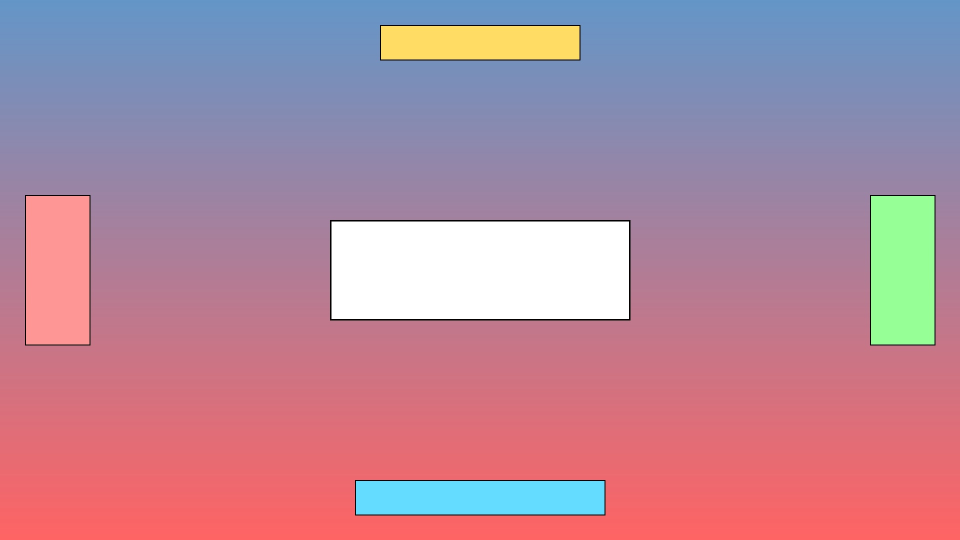
#> input picture test_input.jpg, 1920 x 1080 px (shown at 1/2 size); its folder holds only this picture in this run
$ python cover_tool.py test_input.jpg
#> lines starting #> are read from the running program, lines starting #| are printed output that depends on the picture
#!/usr/bin/env python3
"""
Cover Image Multi-Ratio Export Tool
Exports cover images to multiple platform-specific ratios with safe-zone detection
"""

import argparse
import json
import os
import sys
from pathlib import Path
from typing import Dict, List, Tuple, Any

from PIL import Image, ImageFilter, ImageDraw, ImageFont

try:
    from rich.console import Console
    from rich.table import Table
    RICH_AVAILABLE = True
except ImportError:
    RICH_AVAILABLE = False


class SafeZoneAnalyzer:
    """Analyzes image content for safe-zone violations"""

    def __init__(self, image: Image.Image):
        self.image = image
        self.width, self.height = image.size
        # Convert to grayscale for brightness analysis
        self.gray = image.convert('L')

    def get_region_stats(self, box: Tuple[int, int, int, int]) -> Dict[str, float]:
        """Calculate brightness and contrast stats for a region"""
        region = self.gray.crop(box)
        pixels = list(region.getdata())

        if not pixels:
            return {'mean': 0, 'std': 0, 'max': 0}

        mean = sum(pixels) / len(pixels)
        variance = sum((p - mean) ** 2 for p in pixels) / len(pixels)
        std = variance ** 0.5

        return {
            'mean': mean,
            'std': std,
            'max': max(pixels)
        }

    def analyze_margins(self, margins: Dict[str, float]) -> Dict[str, str]:
        """Analyze each margin region for content risk"""
        w, h = self.width, self.height

        # Define margin boxes
        top_box = (0, 0, w, int(h * margins['top']))
        bottom_box = (0, int(h * (1 - margins['bottom'])), w, h)
        left_box = (0, 0, int(w * margins['left']), h)
        right_box = (int(w * (1 - margins['right'])), 0, w, h)

        # Get center reference (safe zone)
        center_x = int(w * (margins['left'] + (1 - margins['left'] - margins['right']) / 2))
        center_y = int(h * (margins['top'] + (1 - margins['top'] - margins['bottom']) / 2))
        center_size = min(w // 4, h // 4)
        center_box = (
            center_x - center_size // 2,
            center_y - center_size // 2,
            center_x + center_size // 2,
            center_y + center_size // 2
        )

        center_stats = self.get_region_stats(center_box)

        # Analyze each margin
        results = {}
        margin_boxes = {
            'top': top_box,
            'bottom': bottom_box,
            'left': left_box,
            'right': right_box
        }

        for name, box in margin_boxes.items():
            stats = self.get_region_stats(box)
            risk = self._assess_risk(stats, center_stats)
            results[name] = risk

        return results

    def _assess_risk(self, margin_stats: Dict[str, float], center_stats: Dict[str, float]) -> str:
        """Assess risk level based on margin content"""
        # High contrast in margin = potential important content
        if margin_stats['std'] > 60:  # High variance = high contrast
            if margin_stats['mean'] > 180 or margin_stats['max'] > 240:  # Bright content
                return 'danger'
            return 'warning'

        # Check if margin has significantly different brightness than center
        if abs(margin_stats['mean'] - center_stats['mean']) > 80:
            return 'warning'

        return 'safe'

    def get_overall_risk(self, margin_results: Dict[str, str]) -> str:
        """Get overall risk level for the image"""
        if 'danger' in margin_results.values():
            return 'danger'
        if 'warning' in margin_results.values():
            return 'warning'
        return 'safe'


class CoverImageProcessor:
    """Processes cover images for multiple platform ratios"""

    def __init__(self, config_path: str = 'platforms.json'):
        self.config = self._load_config(config_path)

    def _load_config(self, path: str) -> Dict[str, Any]:
        """Load platform configuration"""
#> called with path = 'platforms.json'
        try:
            with open(path, 'r') as f:
#> (reads platforms.json from the repository)
                return json.load(f)
        except FileNotFoundError:
            print(f"Error: Config file '{path}' not found")
            sys.exit(1)
        except json.JSONDecodeError as e:
            print(f"Error: Invalid JSON in config file: {e}")
            sys.exit(1)

    def calculate_crop_box(self, img_width: int, img_height: int,
                          target_ratio: Tuple[int, int]) -> Tuple[int, int, int, int]:
        """Calculate optimal crop box to maintain aspect ratio"""
        img_ratio = img_width / img_height
        target_ratio_value = target_ratio[0] / target_ratio[1]

        if img_ratio > target_ratio_value:
            # Image is wider, crop width
            new_width = int(img_height * target_ratio_value)
            new_height = img_height
            left = (img_width - new_width) // 2
            top = 0
        else:
            # Image is taller, crop height
            new_width = img_width
            new_height = int(img_width / target_ratio_value)
            left = 0
            top = (img_height - new_height) // 2

        return (left, top, left + new_width, top + new_height)

    # [16 lines left out: function create_blurred_background, not called in this run]

    def smart_crop_with_padding(self, image: Image.Image,
                               target_ratio: Tuple[int, int],
                               allow_expand: bool = True) -> Image.Image:
        """Smart crop with optional padding"""
        img_width, img_height = image.size
        img_ratio = img_width / img_height
        target_ratio_value = target_ratio[0] / target_ratio[1]

        # Calculate target dimensions maintaining aspect ratio
        if img_ratio > target_ratio_value:
            # Image is wider than target
            crop_width = int(img_height * target_ratio_value)
            crop_height = img_height
        else:
            # Image is taller than target
            crop_width = img_width
            crop_height = int(img_width / target_ratio_value)

        # Check if we need to expand
        if allow_expand and (crop_width > img_width or crop_height > img_height):
            # Need to expand - use padded approach
            target_width = max(crop_width, 1920)  # Reasonable default
            target_height = int(target_width / target_ratio_value)

            # Create blurred background
            bg = self.create_blurred_background(image, (target_width, target_height))

            # Calculate scaling to fit original image
            scale = min(target_width / img_width, target_height / img_height) * 0.9
            scaled_width = int(img_width * scale)
            scaled_height = int(img_height * scale)

            # Resize original image
            resized = image.resize((scaled_width, scaled_height), Image.Resampling.LANCZOS)

            # Paste on center
            x = (target_width - scaled_width) // 2
            y = (target_height - scaled_height) // 2
            bg.paste(resized, (x, y))

            return bg
        else:
            # Standard center crop
            crop_box = self.calculate_crop_box(img_width, img_height, target_ratio)
            return image.crop(crop_box)

    def process_image(self, input_path: str, output_dir: str,
                     platforms: List[str], allow_expand: bool,
                     target_size: int = 1920) -> Dict[str, Any]:
        """Process image for all specified platforms"""
#> called with input_path = 'test_input.jpg', output_dir = 'output', allow_expand = True, target_size = 1920
        # Load image
        try:
            image = Image.open(input_path).convert('RGB')
#> image is the input picture: PIL image 1920x1080 RGB; mean R, G, B 180.8, 136.8, 155.8
        except Exception as e:
            print(f"Error: Cannot open image '{input_path}': {e}")
            sys.exit(1)

        input_filename = Path(input_path).stem
        results = {}

        # Process each platform configuration
        for config_name, config_data in self.config.items():
            # Extract platform name from config
            platform = config_name.split('_')[0]

            # Skip if platform not requested
            if platforms and platform not in platforms:
                continue

            ratio = tuple(config_data['ratio'])
            margins = config_data['safe_margins']

            # Process image
            processed = self.smart_crop_with_padding(image, ratio, allow_expand)

            # Resize to target size
            ratio_value = ratio[0] / ratio[1]
            final_width = target_size
            final_height = int(target_size / ratio_value)
            processed = processed.resize((final_width, final_height), Image.Resampling.LANCZOS)

            # Analyze safe zones
            analyzer = SafeZoneAnalyzer(processed)
            margin_risks = analyzer.analyze_margins(margins)
            overall_risk = analyzer.get_overall_risk(margin_risks)

            # Save output
            platform_dir = Path(output_dir) / platform
            platform_dir.mkdir(parents=True, exist_ok=True)

            ratio_str = f"{ratio[0]}x{ratio[1]}"
            output_filename = f"{ratio_str}_{input_filename}.jpg"
            output_path = platform_dir / output_filename

            processed.save(output_path, 'JPEG', quality=95)

            results[config_name] = {
                'path': str(output_path),
                'ratio': ratio,
                'risk': overall_risk,
                'margin_risks': margin_risks,
                'platform': platform
            }
#> this loop made 4 passes
#> (center_stats in analyze_margins, overall_risk) on passes 1 to 4: ({'mean': 220.6, 'std': 58.95, 'max': 255}, 'safe'), ({'mean': 220.7, 'std': 57.95, 'max': 255}, 'safe'), ({'mean': 235.5, 'std': 47.69, 'max': 255}, 'warning'), ({'mean': 235.6, 'std': 49.3, 'max': 255}, 'warning')
#> pass 1, in __init__, `self.gray = image.convert('L')`:
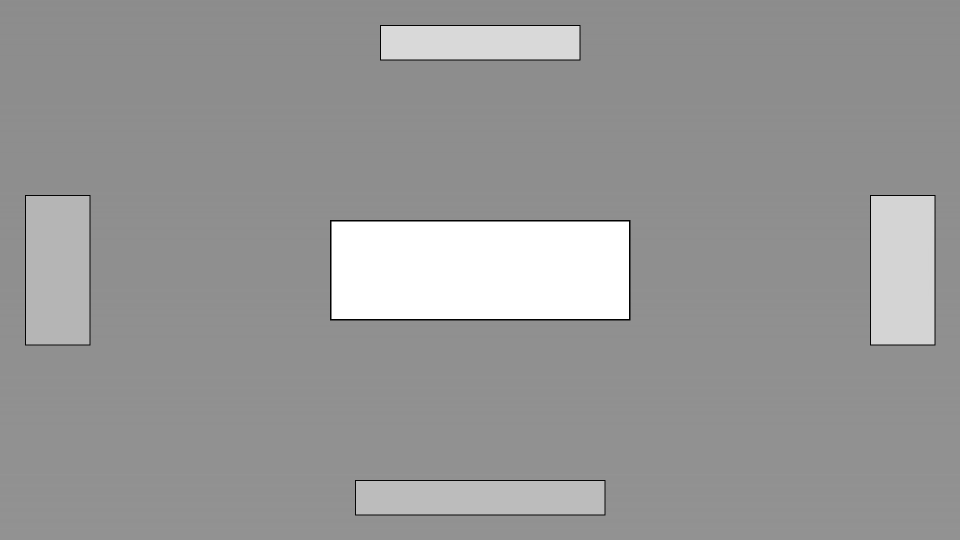
#> self.gray: PIL image 1920x1080 L (shown at 1/2 size); min 0, max 255, mean 152.1
#> pass 1, in get_region_stats, `region = self.gray.crop(box)`:
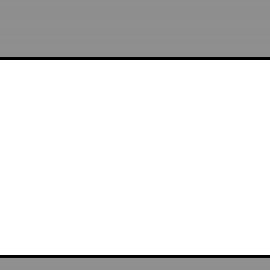
#> region: PIL image 270x270 L; min 0, max 255, mean 220.6
#> pass 1, in get_region_stats (call 2), `region = self.gray.crop(box)`:
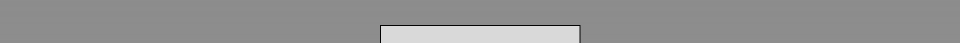
#> region: PIL image 1920x86 L (shown at 1/2 size); min 1, max 221, mean 146
#> pass 1, in get_region_stats (call 3), `region = self.gray.crop(box)`:
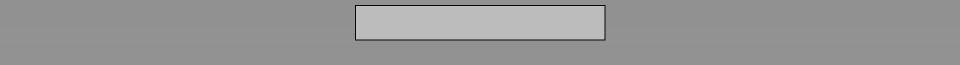
#> region: PIL image 1920x130 L (shown at 1/2 size); min 2, max 190, mean 149.9
#> after the loop:
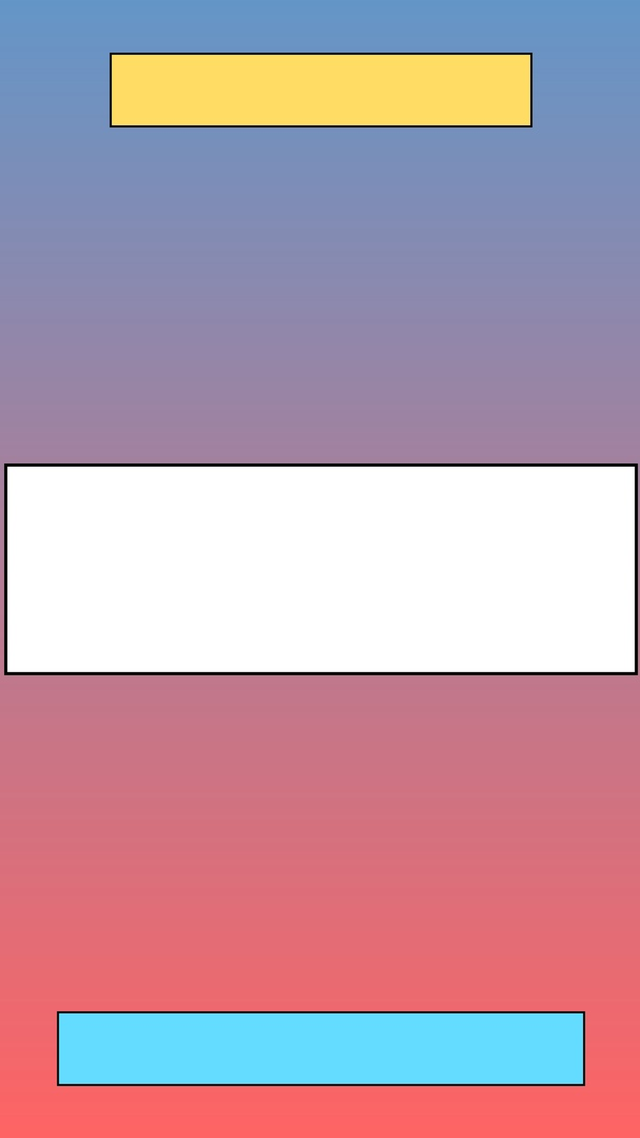
#> processed: PIL image 1920x3413 RGB (shown at 1/3 size); mean R, G, B 187, 155, 170.1
#> after the loop, results = 4 items

        return results


def print_results_table(results: Dict[str, Any], use_rich: bool = True):
    """Print results in a formatted table"""
    risk_symbols = {
        'safe': '✅',
        'warning': '⚠️',
        'danger': '❌'
    }

    if use_rich and RICH_AVAILABLE:
        console = Console()
        table = Table(title="Cover Image Export Results", show_header=True, header_style="bold magenta")

        table.add_column("Platform", style="cyan", width=15)
        table.add_column("Ratio", style="yellow", width=10)
        table.add_column("Status", width=8)
        table.add_column("Margins at Risk", width=25)
        table.add_column("Output File", style="green")

        for config_name, data in results.items():
            platform = data['platform'].capitalize()
            ratio = f"{data['ratio'][0]}:{data['ratio'][1]}"
            risk = data['risk']
            symbol = risk_symbols[risk]

            # Find risky margins
            risky_margins = [k for k, v in data['margin_risks'].items()
                           if v in ['warning', 'danger']]
            margins_text = ', '.join(risky_margins) if risky_margins else 'None'

            filename = Path(data['path']).name

            # Color code the status
            if risk == 'safe':
                status_text = f"[green]{symbol} Safe[/green]"
            elif risk == 'warning':
                status_text = f"[yellow]{symbol} Warning[/yellow]"
            else:
                status_text = f"[red]{symbol} Danger[/red]"

            table.add_row(platform, ratio, status_text, margins_text, filename)

        console.print(table)
    else:
        # Plain text fallback
        print("\n" + "="*80)
        print("COVER IMAGE EXPORT RESULTS")
        print("="*80)
        print(f"{'Platform':<15} {'Ratio':<10} {'Status':<10} {'Margins at Risk':<25} {'File'}")
        print("-"*80)

        for config_name, data in results.items():
            platform = data['platform'].capitalize()
            ratio = f"{data['ratio'][0]}:{data['ratio'][1]}"
            risk = data['risk']
            symbol = risk_symbols[risk]

            risky_margins = [k for k, v in data['margin_risks'].items()
                           if v in ['warning', 'danger']]
            margins_text = ', '.join(risky_margins) if risky_margins else 'None'

            filename = Path(data['path']).name

            print(f"{platform:<15} {ratio:<10} {symbol} {risk:<8} {margins_text:<25} {filename}")

        print("="*80 + "\n")


# [39 lines left out: function create_test_image, not called in this run]


def main():
    parser = argparse.ArgumentParser(
        description='Export cover images to multiple platform-specific ratios with safe-zone detection',
        formatter_class=argparse.RawDescriptionHelpFormatter,
        epilog="""
Examples:
  %(prog)s input.jpg
  %(prog)s input.jpg --output exports --platforms bilibili xiaohongshu
  %(prog)s input.jpg --no-expand --json
        """
    )

    parser.add_argument('input_image', nargs='?', help='Input cover image (jpg/png)')
    parser.add_argument('--output', '-o', default='output',
                       help='Output directory (default: output)')
    parser.add_argument('--platforms', '-p', nargs='+',
                       choices=['bilibili', 'xiaohongshu', 'douyin'],
                       help='Specific platforms to export (default: all)')
    parser.add_argument('--no-expand', action='store_true',
                       help='Disable auto-padding with blurred edges')
    parser.add_argument('--json', action='store_true',
                       help='Output results as JSON')
    parser.add_argument('--create-test', action='store_true',
                       help='Create a test image and exit')

    args = parser.parse_args()

    # Handle test image creation
    if args.create_test:
        create_test_image('test_input.jpg')
        return

    # Check if input was provided
    if not args.input_image:
        parser.error('input_image is required unless --create-test is used')

    # Check if input exists
    if not os.path.exists(args.input_image):
        print(f"Error: Input image '{args.input_image}' not found")
        sys.exit(1)

    # Process image
    processor = CoverImageProcessor()
    results = processor.process_image(
        args.input_image,
        args.output,
        args.platforms,
        not args.no_expand
    )
#> results = 4 items

    # Output results
    if args.json:
        import json
        print(json.dumps(results, indent=2))
    else:
        print_results_table(results, use_rich=RICH_AVAILABLE and not args.json)
#> the loop in print_results_table, `for config_name, data in results.items():` made 4 passes
#> (config_name, platform, ratio, risk, symbol, risky_margins, filename, status_text) on passes 3 to 4: ('xiaohongshu_3x4', 'Xiaohongshu', '3:4', 'warning', '⚠️', ['bottom', 'left', 'right'], '3x4_test_input.jpg', '[yellow]⚠️ Warning[/yellow]'), ('douyin_9x16', 'Douyin', '9:16', 'warning', '⚠️', ['bottom'], '9x16_test_input.jpg', '[yellow]⚠️ Warning[/yellow]')
#> (config_name, platform, ratio, risk, symbol, filename, status_text) on passes 1 to 2: ('bilibili_16x9', 'Bilibili', '16:9', 'safe', '✅', '16x9_test_input.jpg', '[green]✅ Safe[/green]'), ('bilibili_4x3', 'Bilibili', '4:3', 'safe', '✅', '4x3_test_input.jpg', '[green]✅ Safe[/green]')
        print(f"\n✨ Exported {len(results)} images to '{args.output}/' directory")
#| ✨ Exported 4 images to 'output/' directory


if __name__ == '__main__':
    main()
